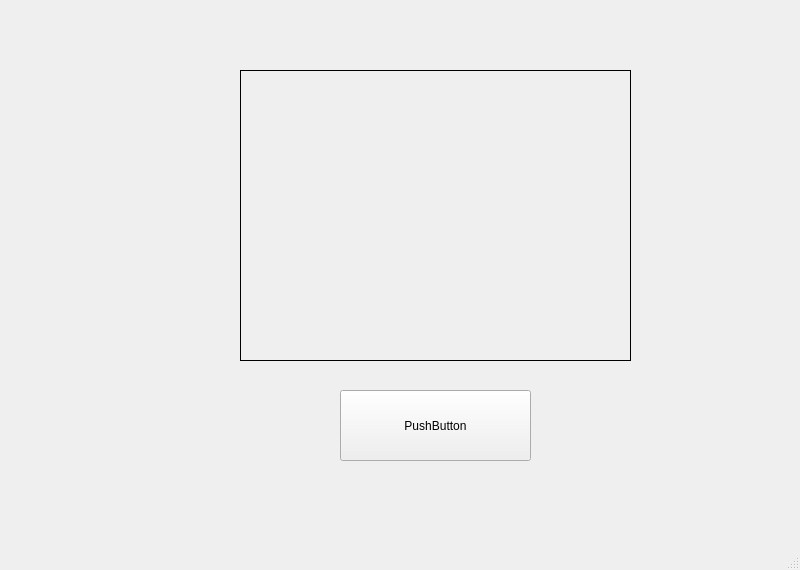
<?xml version="1.0" encoding="UTF-8"?>
<ui version="4.0">
 <class>MainWindow</class>
 <widget class="QMainWindow" name="MainWindow">
  <property name="geometry">
   <rect>
    <x>0</x>
    <y>0</y>
    <width>800</width>
    <height>570</height>
   </rect>
  </property>
  <property name="windowTitle">
   <string>MainWindow</string>
  </property>
  <widget class="QWidget" name="centralwidget">
   <widget class="QPushButton" name="loadButton">
    <property name="geometry">
     <rect>
      <x>340</x>
      <y>390</y>
      <width>191</width>
      <height>71</height>
     </rect>
    </property>
    <property name="text">
     <string>PushButton</string>
    </property>
   </widget>
   <widget class="QLabel" name="imgLabel">
    <property name="geometry">
     <rect>
      <x>240</x>
      <y>70</y>
      <width>391</width>
      <height>291</height>
     </rect>
    </property>
    <property name="frameShape">
     <enum>QFrame::Box</enum>
    </property>
    <property name="text">
     <string/>
    </property>
   </widget>
  </widget>
  <widget class="QMenuBar" name="menubar">
   <property name="geometry">
    <rect>
     <x>0</x>
     <y>0</y>
     <width>800</width>
     <height>26</height>
    </rect>
   </property>
  </widget>
  <widget class="QStatusBar" name="statusbar"/>
 </widget>
 <resources/>
 <connections/>
</ui>
